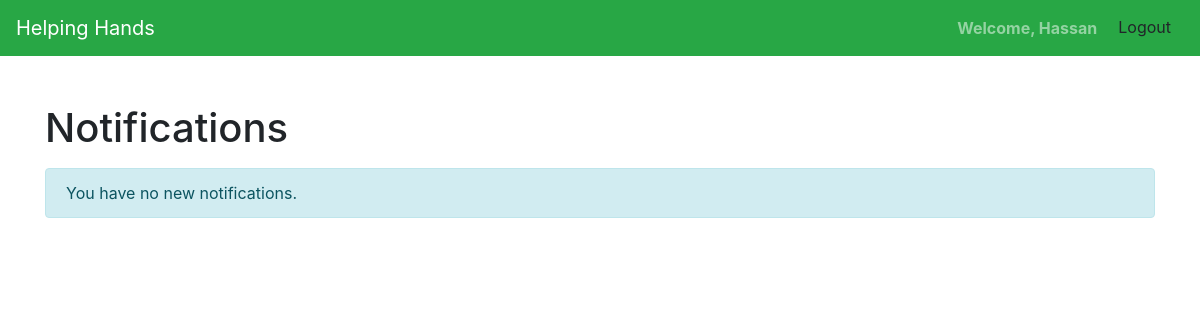
The app's page /dashboard/ (signed in), older data.
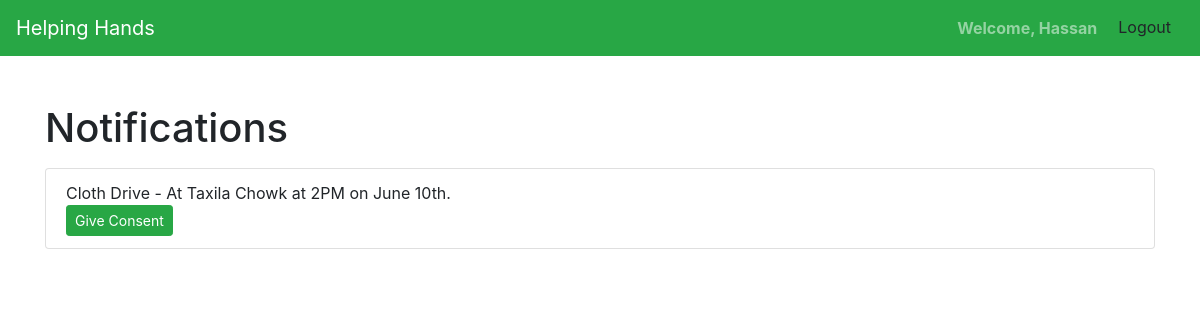
The same page, newer data.
### myApp/models.py (models this page shows)
class Notification(models.Model):
    title = models.CharField(max_length=255)
    message = models.TextField()
    created_at = models.DateTimeField(auto_now_add=True)
    users = models.ManyToManyField(User, through="UserNotification")

### myApp/views.py (the view)
# urls.py: path("dashboard/", views.Dashboard, name="indexDashboard"),
@csrf_protect
@login_required
def Dashboard(request):
    notifications = Notification.objects.filter(users=request.user)
    context = {
        "notifications": notifications,
    }
    return render(request, "indexDashboard.html", context)

### template/indexDashboard.html (shortened to what this page needs)
<!DOCTYPE html>
<html lang="en">
  <head>
    <link
      rel="stylesheet"
      href="https://stackpath.bootstrapcdn.com/bootstrap/4.3.1/css/bootstrap.min.css"
    />
  </head>
  <body>
    <nav class="navbar navbar-expand-lg navbar-dark bg-success">
      <a class="navbar-brand" href="#">Helping Hands</a>
      <div class="collapse navbar-collapse" id="navbarNav">
        <ul class="navbar-nav ml-auto">
          <li class="nav-item">
            <strong>
            <a class="nav-link" href="#">Welcome, {{ user.username }}</a>
          </strong>
          </li>
          <li class="nav-item">
            <form action="{% url 'logout' %}" method="post">
              <button type="submit" class="btn btn-default">Logout</button>
            </form>
          </li>
        </ul>
      </div>
    </nav>
<div class="container mt-5">
  <h1>Notifications</h1>
  {% if notifications %}
  <ul class="list-group mt-3">
    {% for notification in notifications %}
    <li class="list-group-item">
      {{ notification.title }} - {{ notification.message }}
      {% if notification.consent %}
        <span class="badge badge-success">Consent Given</span>
      {% else %}
        <form action="{% url 'submit_consent' notification.pk %}" method="post">
          <button type="submit" class="btn btn-success btn-sm">Give Consent</button>
        </form>
      {% endif %}
    </li>
    {% endfor %}
  </ul>
  {% else %}
  <div class="alert alert-info mt-3" role="alert">
    You have no new notifications.
  </div>
  {% endif %}
</div>
  </body>
</html>

Row changes from the older to the newer data that the page shows:
added Notification: title "Cloth Drive", message "At Taxila Chowk at 2PM on June 10th."
Text that changed along with them:
text no longer shown: "You have no new notifications."
